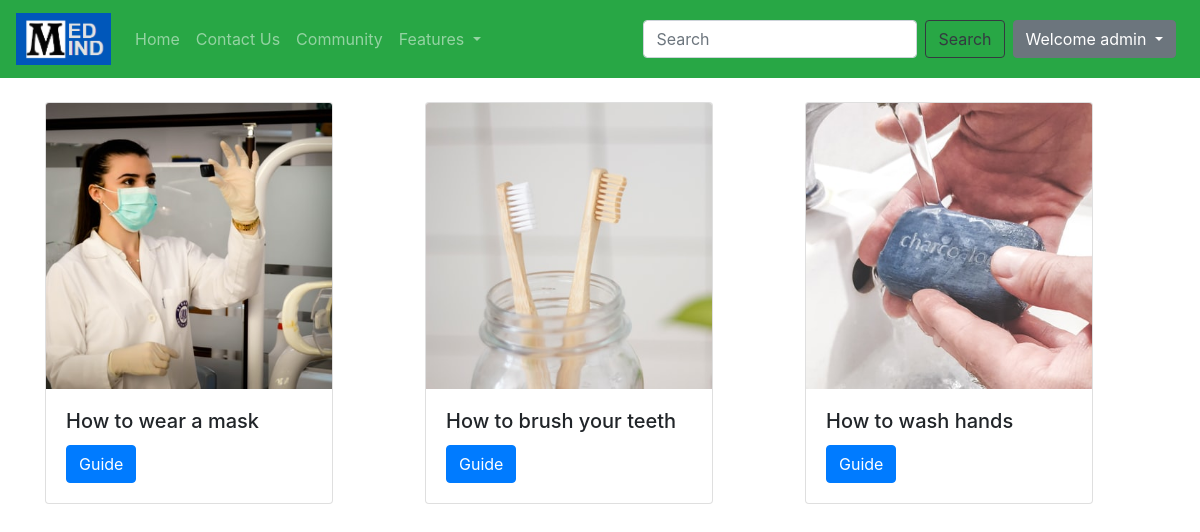
The page /guidelines/ (signed in) on the database its author committed.
### guidelines/models.py (models this page shows, shortened)
class guidelist(models.Model):
    guide_sn= models.AutoField(primary_key=True)
    guide_title = models.CharField(max_length=100)
    guide_description = models.TextField()
    pub_date = models.DateField()
    image = models.ImageField(upload_to ="guidelines/images",default="")

### guidelines/views.py (the view)
# urls.py: 2. Add a URL to urlpatterns:  path('', views.home, name='home')
def home(request):
    allguide = guidelist.objects.all()
    return render(request,'guidelines/home.html',{'allguide':allguide})

### templates/guidelines/home.html (shortened to what this page needs)
{% extends 'base.html' %}
{% block body %}
<div class="container">
    <div class="row my-4">
        {% for guide in allguide %}
        <div class="col md-3">
            <div class="card" style="width: 18rem;">
                <img class="card-img-top" src='/media/{{guide.image}}' alt="Card image cap">
                <div class="card-body">
                    <h5 class="card-title">{{guide.guide_title}}</h5>
                    <a href="/guidelines/{{guide.guide_title}}" class="btn btn-primary">Guide</a>
                </div>
            </div>
        </div>
        <div class="col md-3"></div>
        {% if forloop.counter|divisibleby:3 %}
    </div>
        {% endif %}
        {% endfor %}
</div>
{% endblock body %}

### templates/base.html (shortened to what this page needs)
<!doctype html>
<html lang="en">
<head>
  <link rel="stylesheet" href="https://maxcdn.bootstrapcdn.com/bootstrap/4.0.0/css/bootstrap.min.css"
>
</head>
<body>
  <nav class="navbar navbar-expand-lg navbar-dark bg-success">
    <div><a class=" navbar-brand" href="#"><img src='/media/medmind/images/medmind.png'
          style="height: 52px;width: 95px"></a></div>
    <div class="collapse navbar-collapse" id="navbarSupportedContent">
      <ul class="navbar-nav mr-auto">
        <li class="nav-item {% block homeactive %}
      {% endblock homeactive %}">
          <a class="nav-link" href="/">Home <span class="sr-only">(current)</span></a>
        </li>
        <li class="nav-item{% block contactactive %}
      {% endblock contactactive %}">
          <a class="nav-link" href="/contact">Contact Us</a>
        </li>
        <li class="nav-item{% block communityactive %}
      {% endblock communityactive %}">
          <a class="nav-link" href="/community">Community</a>
        </li>
        <li class="nav-item dropdown">
          <a class="nav-link dropdown-toggle" href="#" id="navbarDropdown" role="button" data-toggle="dropdown"
            aria-haspopup="true" aria-expanded="false">
            Features
          </a>
        </li>
      </ul>
      <form class="form-inline my-2 my-lg-auto">
        <input class="form-control mr-sm-2" type="search" placeholder="Search" aria-label="Search">
        <button class="btn btn-outline-dark my-2 my-sm-0" type="submit">Search</button>
      </form> {% if user.is_authenticated %}
      <div class="btn-group mx-2">
        <button type="button" class="btn btn-secondary dropdown-toggle" data-toggle="dropdown" aria-haspopup="true"
          aria-expanded="false">
          Welcome {{request.user.username}}
        </button>
          {% endif %}
        </div>
      </div>
  </nav>
  {% block body %} {% endblock body %}
</body>
</html>

### rows shown on the page
guidelist: image (picture), guide_title "How to wear a mask"
guidelist: image (picture), guide_title "How to brush your teeth"
guidelist: image (picture), guide_title "How to wash hands"

### other values the page prints
{{ request.user.username }} "admin"
